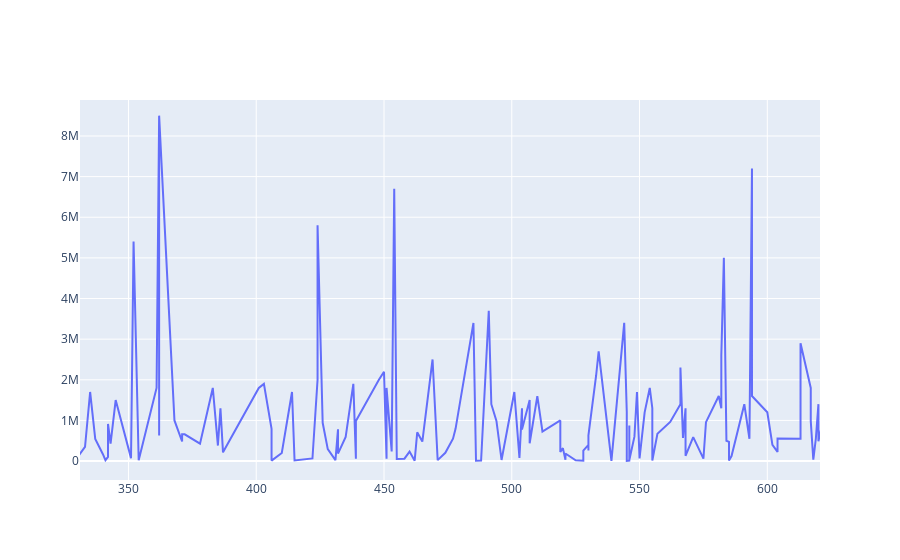

Notebook code cell kept with this figure:
### Code cell
data = data[data[:,2].argsort()]
fig = go.Figure()

fig.add_trace(
    go.Scatter(
        x=data[:,2],#(data[:,2]-min(data[:,2]))*100/(max(data[:,2])-min(data[:,2])),
        y=data[:,0],
    ))
fig.update_layout(height=500)
fig.show()

### Figure 1 — Plotly figure (JSON) as saved in the notebook; plotly's stock layout.template omitted (floating-point values rounded to 4 significant figures; data arrays with more than 128 entries replaced by an {"elided": "..."} marker saying what was removed)
{"data": [{"type": "scatter", "x": {"elided": "272 int values"}, "y": {"elided": "272 float values"}}], "layout": {"autosize": true, "xaxis": {"autorange": false, "range": [331.0, 620.6], "type": "linear"}, "yaxis": {"autorange": false, "range": [-466000.0, 8885000.0], "type": "linear"}}}
